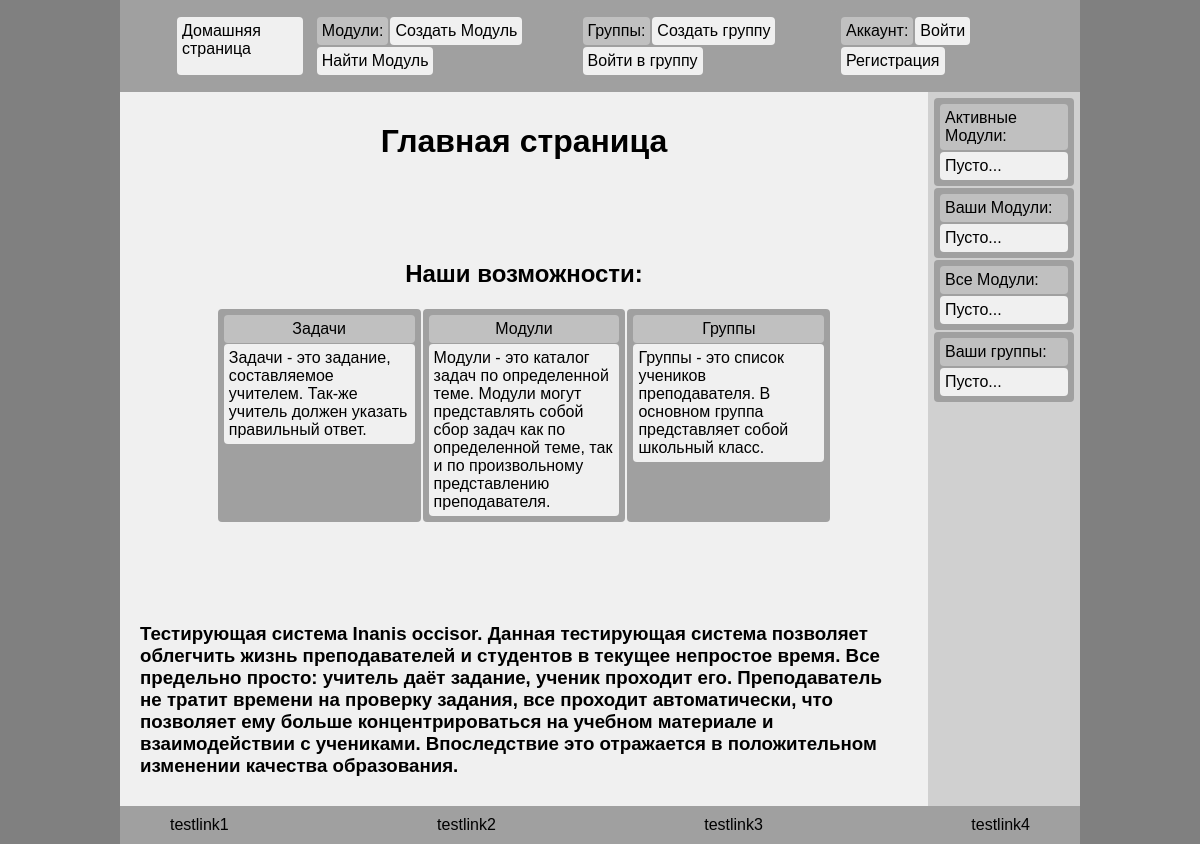
Before: / with the older database file.
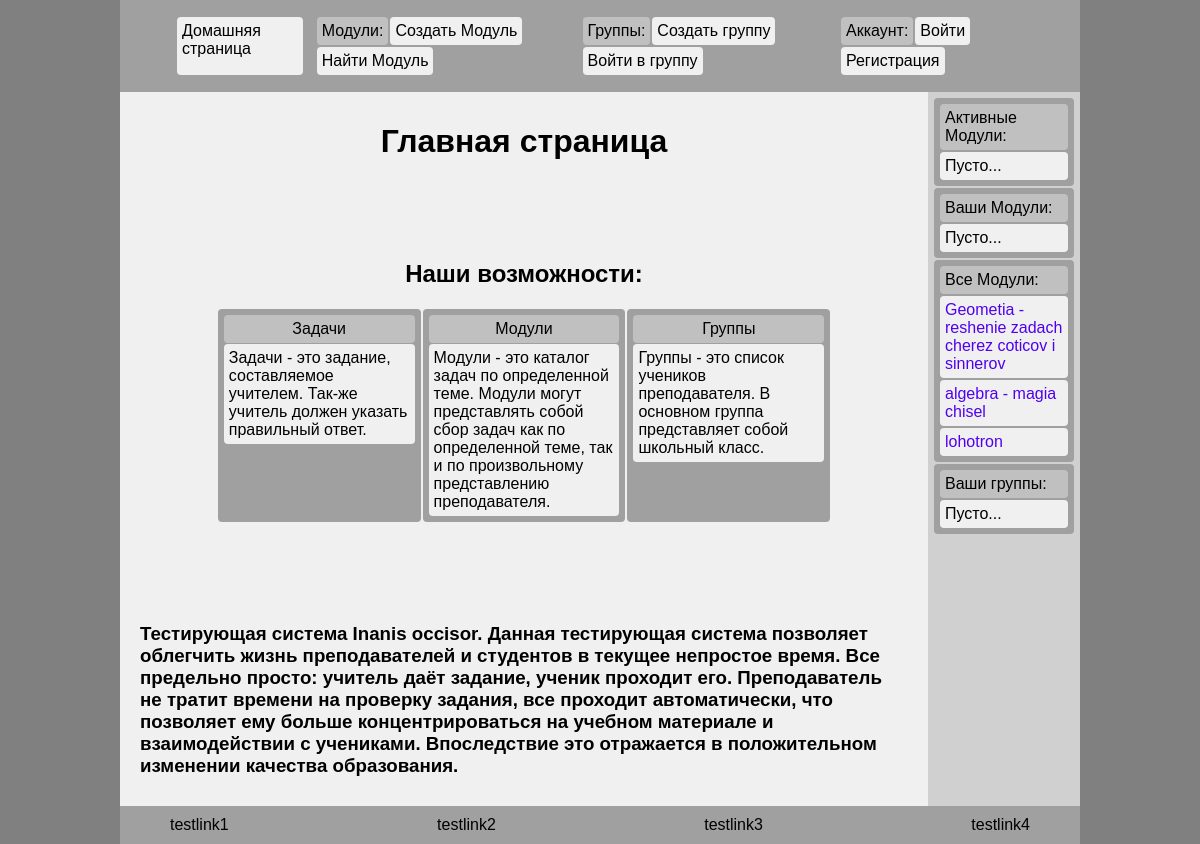
After: the same page with the newer database file.
### tasks/models.py (models this page shows, shortened)
class Module(models.Model):
    name                = models.CharField(max_length=64, default="Новый модуль")
    author              = models.ForeignKey(User, on_delete=models.CASCADE)
    marks               = models.ManyToManyField(Mark, blank=True)
    tasks               = models.ManyToManyField(Task, blank=True)
    assigned_to         = models.ManyToManyField(Group, blank=True)
    creation_date       = models.DateTimeField(auto_now_add=True)
    is_active           = models.BooleanField(default=True)
    is_public           = models.BooleanField(default=False)

### main/views.py (the view)
# urls.py: path('' ,                           main.HomeView),
def HomeView(request):
    context = get_base_context(request, "Главная страница")
    return render(request, 'home.html', context)

### static/py/view.py (called while the page is built)
def get_base_context(request, pagename, buttonname=""):
    is_auth = request.user.is_authenticated
    return {
        'buttonname'        : buttonname,
        'my_modules'        : Module.objects.filter(author=request.user) if is_auth else [],
        'active_modules'    : set(Module.objects.filter(is_active=True, assigned_to__members__id=request.user.id)) if is_auth else [],
        'all_modules'       : Module.objects.filter(is_public=True),
        'my_groups'         : Group.objects.filter(members__id=request.user.id) if is_auth else [],
        'pagename'          : pagename,
        'user'              : request.user,
    }

### main/templates/home.html
{% extends './base.html' %}
{% block content %}
<h1 style="text-align: center;">{{pagename}}</h1>
<h2 style="margin-top: 100px; text-align: center;">Наши возможности:</h2>
<div class="flex" style="margin: 10px 10% 100px 10%;">
    <div class="box" style="width: 300px;">
        <p class="component2" style="text-align: center;">Задачи</p>
        <p class="component">Задачи - это задание, составляемое учителем. Так-же учитель должен указать правильный ответ.</p>
    </div>
    <div class="box" style="width: 300px;">
        <p class="component2" style="text-align: center;">Модули</p>
        <p class="component">Модули - это каталог задач по определенной теме. Модули могут представлять собой сбор задач как по определенной теме, так и по произвольному представлению преподавателя.</p>
    </div>
    <div class="box" style="width: 300px;">
        <p class="component2" style="text-align: center;">Группы</p>
        <p class="component">Группы - это список учеников преподавателя. В основном группа представляет собой школьный класс.</p>
    </div>
</div>
<h3>Тестирующая система Inanis occisor. Данная тестирующая система позволяет облегчить жизнь преподавателей и студентов в текущее непростое время. Все предельно просто: учитель даёт задание, ученик проходит его. Преподаватель не тратит времени на проверку задания, все проходит автоматически, что позволяет ему больше концентрироваться на учебном материале и взаимодействии с учениками. Впоследствие это отражается в положительном изменении качества образования.</h3>
{% endblock %}

### static/templates/sider.html (shortened to what this page needs)
<div class="box flex-col">
    <p class="component2">Активные Модули:</p>
    {% if not active_modules %}
        <p class="component">Пусто...</p>
    {% endif %}
</div>
<div class="box flex-col">
    <p class="component2">Ваши Модули:</p>
    {% if not my_modules %}
        <p class="component">Пусто...</p>
    {% endif %}
</div>
<div class="box flex-col">
    <p class="component2">Все Модули:</p>
    {% if not all_modules %}
        <p class="component">Пусто...</p>
    {% endif %}
    {% for module in all_modules %}
        <a class="component" href="/tasks/{{module.id}}">{{module.name}}</a>
    {% endfor %}
</div>
<div class="flex-col box">
    <p class="component2">Ваши группы:</p>
    {% if not my_groups %}
        <p class="component">Пусто...</p>
    {% endif %}
</div>

Changed rows visible on the page:
now on this page (row edited): Module: name "Geometia - reshenie zadach cherez coticov i sinnerov"
now on this page (row edited): Module: name "algebra - magia chisel"
added Module: name "lohotron"
Other visible differences:
text no longer shown: "Пусто..."
